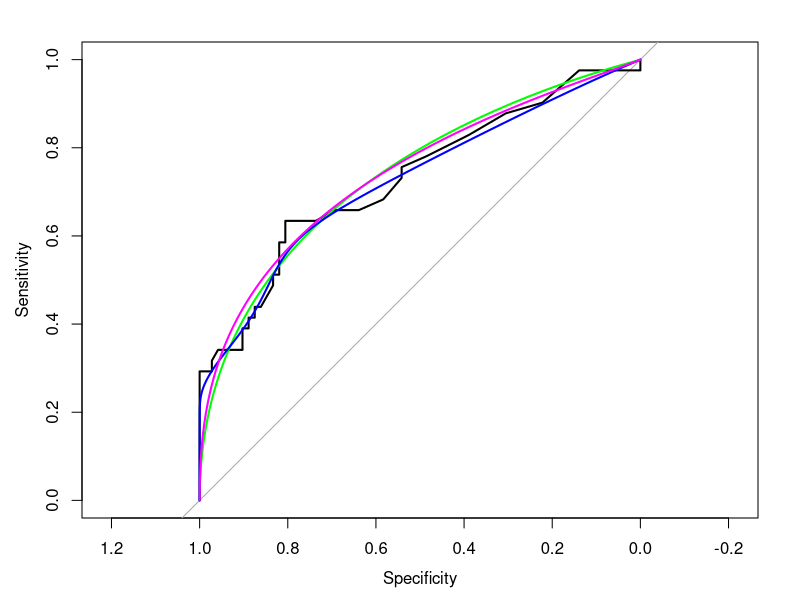

The R source for this figure: (Note: this script raises an error after producing the figure.)
library(pROC)


### Name: smooth
### Title: Smooth a ROC curve
### Aliases: smooth smooth.roc smooth.smooth.roc smooth.default
### Keywords: univar nonparametric utilities roc smooth

### ** Examples

data(aSAH)

##  Basic example
rocobj <- roc(aSAH$outcome, aSAH$s100b)
smooth(rocobj)
# or directly with roc()
roc(aSAH$outcome, aSAH$s100b, smooth=TRUE)

# plotting
plot(rocobj)
rs <- smooth(rocobj, method="binormal")
plot(rs, add=TRUE, col="green")
rs2 <- smooth(rocobj, method="density")
plot(rs2, add=TRUE, col="blue")
rs3 <- smooth(rocobj, method="fitdistr", density="lognormal")
plot(rs3, add=TRUE, col="magenta")
rs4 <- smooth(rocobj, method="logcondens")
plot(rs4, add=TRUE, col="brown")
rs5 <- smooth(rocobj, method="logcondens.smooth")
plot(rs5, add=TRUE, col="orange")
legend("bottomright", legend=c("Empirical", "Binormal", "Density", "Log-normal",
                               "Log-concave density", "Smoothed log-concave density"),
       col=c("black", "green", "blue", "magenta", "brown", "orange"), lwd=2)

## Advanced smoothing

# if we know the distributions are normal with sd=0.1 and an unknown mean:
smooth(rocobj, method="fitdistr", density=dnorm, start=list(mean=1), sd=.1)
# different distibutions for controls and cases:
smooth(rocobj, method="fitdistr", density.controls="normal", density.cases="lognormal")

# with densities
bw <- bw.nrd0(rocobj$predictor)
density.controls <- density(rocobj$controls, from=min(rocobj$predictor) - 3 * bw,
                            to=max(rocobj$predictor) + 3*bw, bw=bw, kernel="gaussian")
density.cases <- density(rocobj$cases, from=min(rocobj$predictor) - 3 * bw,
                            to=max(rocobj$predictor) + 3*bw, bw=bw, kernel="gaussian")
smooth(rocobj, method="density", density.controls=density.controls$y, 
       density.cases=density.cases$y)
# which is roughly what is done by a simple:
smooth(rocobj, method="density")

## Not run: 
##D ## Smoothing artificial ROC curves
##D 
##D rand.unif <- runif(1000, -1, 1)
##D rand.exp <- rexp(1000)
##D rand.norm <- 
##D rnorm(1000)
##D 
##D # two normals
##D roc.norm <- roc(controls=rnorm(1000), cases=rnorm(1000)+1, plot=TRUE)
##D plot(smooth(roc.norm), col="green", lwd=1, add=TRUE)
##D plot(smooth(roc.norm, method="density"), col="red", lwd=1, add=TRUE)
##D plot(smooth(roc.norm, method="fitdistr"), col="blue", lwd=1, add=TRUE)
##D plot(smooth(roc.norm, method="logcondens"), col="brown", lwd=1, add=TRUE)
##D plot(smooth(roc.norm, method="logcondens.smooth"), col="orange", lwd=1, add=TRUE)
##D legend("bottomright", legend=c("empirical", "binormal", "density", "fitdistr",
##D                                "logcondens", "logcondens.smooth"), 
##D        col=c(par("fg"), "green", "red", "blue", "brown", "orange"), lwd=c(2, 1, 1, 1))
##D        
##D # deviation from the normality
##D roc.norm.exp <- roc(controls=rnorm(1000), cases=rexp(1000), plot=TRUE)
##D plot(smooth(roc.norm.exp), col="green", lwd=1, add=TRUE)
##D plot(smooth(roc.norm.exp, method="density"), col="red", lwd=1, add=TRUE)
##D # Wrong fitdistr: normality assumed by default
##D plot(smooth(roc.norm.exp, method="fitdistr"), col="blue", lwd=1, add=TRUE)
##D # Correct fitdistr
##D plot(smooth(roc.norm.exp, method="fitdistr", density.controls="normal",
##D             density.cases="exponential"), col="purple", lwd=1, add=TRUE)
##D plot(smooth(roc.norm.exp, method="logcondens"), col="brown", lwd=1, add=TRUE)
##D plot(smooth(roc.norm.exp, method="logcondens.smooth"), col="orange", lwd=1, add=TRUE)
##D legend("bottomright", legend=c("empirical", "binormal", "density",
##D                                "wrong fitdistr", "correct fitdistr",
##D                                "logcondens", "logcondens.smooth"),
##D        col=c(par("fg"), "green", "red", "blue", "purple", "brown", "orange"), lwd=c(2, 1, 1, 1, 1))
##D 
##D # large deviation from the normality
##D roc.unif.exp <- roc(controls=runif(1000, 2, 3), cases=rexp(1000)+2, plot=TRUE)
##D plot(smooth(roc.unif.exp), col="green", lwd=1, add=TRUE)
##D plot(smooth(roc.unif.exp, method="density"), col="red", lwd=1, add=TRUE)
##D plot(smooth(roc.unif.exp, method="density", bw="ucv"), col="magenta", lwd=1, add=TRUE)
##D # Wrong fitdistr: normality assumed by default (uniform distributions not handled)
##D plot(smooth(roc.unif.exp, method="fitdistr"), col="blue", lwd=1, add=TRUE)
##D plot(smooth(roc.unif.exp, method="logcondens"), col="brown", lwd=1, add=TRUE)
##D plot(smooth(roc.unif.exp, method="logcondens.smooth"), col="orange", lwd=1, add=TRUE)
##D legend("bottomright", legend=c("empirical", "binormal", "density",
##D                                "density ucv", "wrong fitdistr",
##D                                "logcondens", "logcondens.smooth"),
##D        col=c(par("fg"), "green", "red", "magenta", "blue", "brown", "orange"), lwd=c(2, 1, 1, 1, 1))
## End(Not run)

# 2 uniform distributions with a custom density function
unif.density <- function(x, n, from, to, bw, kernel, ...) {
  smooth.x <- seq(from=from, to=to, length.out=n)
  smooth.y <- dunif(smooth.x, min=min(x), max=max(x))
  return(smooth.y)
}
roc.unif <- roc(controls=runif(1000, -1, 1), cases=runif(1000, 0, 2), plot=TRUE)
s <- smooth(roc.unif, method="density", density=unif.density)
plot(roc.unif)
plot(s, add=TRUE, col="grey")

## Not run: 
##D # you can bootstrap a ROC curve smoothed with a density function:
##D ci(s, boot.n=100)
## End(Not run)
